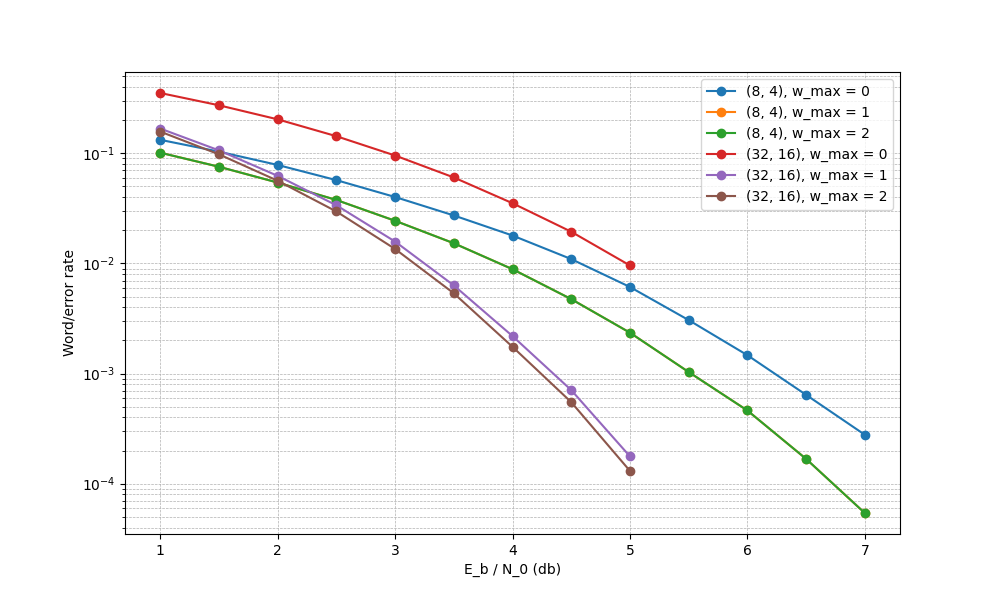

Write the Python code that produced this figure.
import matplotlib.pyplot as plt

def read_data(filename):
    with open(filename, 'r') as file:
        blocks = []
        while True:
            line = file.readline().strip()
            if not line:
                break

            block_info = list(map(int, line.split()))

            w_max = int(file.readline().strip())

            points = []
            while True:
                line = file.readline().strip()
                if not line:
                    break
                if line == "---":
                    break
                x, y = map(float, line.split())
                points.append((x, y))

            blocks.append((block_info, w_max, points))

    return blocks

def plot_graph(blocks):
    plt.figure(figsize=(10, 6))

    for block_info, w_max, points in blocks:
        x_vals = [p[0] for p in points]
        y_vals = [p[1] for p in points]

        plt.plot(x_vals, y_vals, label=f"({block_info[0]}, {block_info[1]}), w_max = {w_max}", marker='o')

    plt.yscale('log')
    plt.xlabel('E_b / N_0 (db)')
    plt.ylabel('Word/error rate')
    plt.legend()
    plt.grid(True, which="both", ls="--", linewidth=0.5)

    plt.savefig('./graph.png', format='png')

filename = './data.txt'
blocks = read_data(filename)
plot_graph(blocks)
